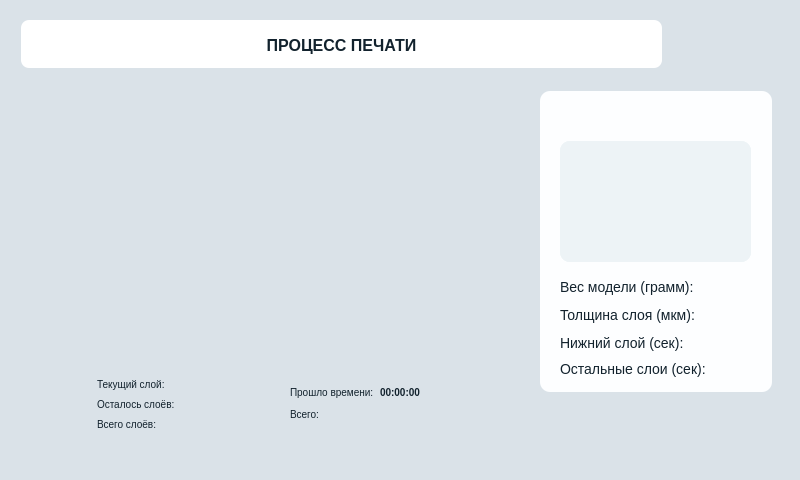
<?xml version="1.0" encoding="UTF-8"?>
<ui version="4.0">
 <class>PrintingWindow</class>
 <widget class="QMainWindow" name="PrintingWindow">
  <property name="geometry">
   <rect>
    <x>0</x>
    <y>0</y>
    <width>800</width>
    <height>480</height>
   </rect>
  </property>
  <property name="windowTitle">
   <string>MainWindow</string>
  </property>
  <property name="styleSheet">
   <string notr="true">background-color: rgb(218, 226, 232);</string>
  </property>
  <widget class="QWidget" name="centralwidget">
   <widget class="QFrame" name="frame">
    <property name="geometry">
     <rect>
      <x>21</x>
      <y>20</y>
      <width>641</width>
      <height>48</height>
     </rect>
    </property>
    <property name="styleSheet">
     <string notr="true">background-color: rgb(255, 255, 255);
border-radius: 8px;</string>
    </property>
    <property name="frameShape">
     <enum>QFrame::StyledPanel</enum>
    </property>
    <property name="frameShadow">
     <enum>QFrame::Raised</enum>
    </property>
    <widget class="QLabel" name="label">
     <property name="geometry">
      <rect>
       <x>0</x>
       <y>5</y>
       <width>641</width>
       <height>41</height>
      </rect>
     </property>
     <property name="styleSheet">
      <string notr="true">color: #12222D;
font-family: 'RF Dewi';
font-style: normal;
font-weight: 700;
font-size: 16px;
line-height: 120%;
text-align: center;</string>
     </property>
     <property name="text">
      <string>ПРОЦЕСС ПЕЧАТИ</string>
     </property>
     <property name="alignment">
      <set>Qt::AlignCenter</set>
     </property>
    </widget>
   </widget>
   <widget class="QLabel" name="label_2">
    <property name="geometry">
     <rect>
      <x>686</x>
      <y>30</y>
      <width>94</width>
      <height>31</height>
     </rect>
    </property>
    <property name="text">
     <string/>
    </property>
    <property name="pixmap">
     <pixmap resource="res.qrc">:/res/img/logo.png</pixmap>
    </property>
    <property name="scaledContents">
     <bool>true</bool>
    </property>
   </widget>
   <widget class="QFrame" name="frame_4">
    <property name="geometry">
     <rect>
      <x>540</x>
      <y>91</y>
      <width>232</width>
      <height>301</height>
     </rect>
    </property>
    <property name="styleSheet">
     <string notr="true">background: #FDFEFF;
border-radius: 10px;</string>
    </property>
    <property name="frameShape">
     <enum>QFrame::StyledPanel</enum>
    </property>
    <property name="frameShadow">
     <enum>QFrame::Raised</enum>
    </property>
    <widget class="QLabel" name="modelNameLabel">
     <property name="geometry">
      <rect>
       <x>10</x>
       <y>14</y>
       <width>211</width>
       <height>20</height>
      </rect>
     </property>
     <property name="styleSheet">
      <string notr="true">color: #12222D;
font-family: 'RF Dewi';
font-style: normal;
font-weight: 700;
font-size: 16px;</string>
     </property>
     <property name="text">
      <string/>
     </property>
     <property name="alignment">
      <set>Qt::AlignCenter</set>
     </property>
    </widget>
    <widget class="QFrame" name="frame_5">
     <property name="geometry">
      <rect>
       <x>20</x>
       <y>50</y>
       <width>191</width>
       <height>121</height>
      </rect>
     </property>
     <property name="styleSheet">
      <string notr="true">background: #EDF3F6;
border-radius: 10px;</string>
     </property>
     <property name="frameShape">
      <enum>QFrame::StyledPanel</enum>
     </property>
     <property name="frameShadow">
      <enum>QFrame::Raised</enum>
     </property>
     <widget class="QLabel" name="imageLabel">
      <property name="geometry">
       <rect>
        <x>0</x>
        <y>0</y>
        <width>191</width>
        <height>121</height>
       </rect>
      </property>
      <property name="text">
       <string/>
      </property>
     </widget>
    </widget>
    <widget class="QLabel" name="label_6">
     <property name="geometry">
      <rect>
       <x>20</x>
       <y>188</y>
       <width>141</width>
       <height>16</height>
      </rect>
     </property>
     <property name="styleSheet">
      <string notr="true">color: #12222D;
font-family: 'RF Dewi';
font-style: normal;
font-size: 14px;</string>
     </property>
     <property name="text">
      <string>Вес модели (грамм):</string>
     </property>
    </widget>
    <widget class="QLabel" name="label_7">
     <property name="geometry">
      <rect>
       <x>20</x>
       <y>216</y>
       <width>141</width>
       <height>16</height>
      </rect>
     </property>
     <property name="styleSheet">
      <string notr="true">color: #12222D;
font-family: 'RF Dewi';
font-style: normal;
font-size: 14px;</string>
     </property>
     <property name="text">
      <string>Толщина слоя (мкм):</string>
     </property>
    </widget>
    <widget class="QLabel" name="label_8">
     <property name="geometry">
      <rect>
       <x>20</x>
       <y>244</y>
       <width>131</width>
       <height>16</height>
      </rect>
     </property>
     <property name="styleSheet">
      <string notr="true">color: #12222D;
font-family: 'RF Dewi';
font-style: normal;
font-size: 14px;</string>
     </property>
     <property name="text">
      <string>Нижний слой (сек):</string>
     </property>
    </widget>
    <widget class="QLabel" name="label_22">
     <property name="geometry">
      <rect>
       <x>20</x>
       <y>270</y>
       <width>151</width>
       <height>16</height>
      </rect>
     </property>
     <property name="styleSheet">
      <string notr="true">color: #12222D;
font-family: 'RF Dewi';
font-style: normal;
font-size: 14px;</string>
     </property>
     <property name="text">
      <string>Остальные слои (сек):</string>
     </property>
    </widget>
    <widget class="QLabel" name="weightLabel">
     <property name="geometry">
      <rect>
       <x>160</x>
       <y>178</y>
       <width>51</width>
       <height>31</height>
      </rect>
     </property>
     <property name="styleSheet">
      <string notr="true">font-family: 'RF Dewi';
font-style: normal;
font-weight: 700;
font-size: 14px;
line-height: 130%;
color: #12222D;</string>
     </property>
     <property name="text">
      <string/>
     </property>
     <property name="alignment">
      <set>Qt::AlignRight|Qt::AlignTrailing|Qt::AlignVCenter</set>
     </property>
    </widget>
    <widget class="QLabel" name="thicknessLabel">
     <property name="geometry">
      <rect>
       <x>160</x>
       <y>206</y>
       <width>51</width>
       <height>31</height>
      </rect>
     </property>
     <property name="styleSheet">
      <string notr="true">font-family: 'RF Dewi';
font-style: normal;
font-weight: 700;
font-size: 14px;
line-height: 130%;
color: #12222D;</string>
     </property>
     <property name="text">
      <string/>
     </property>
     <property name="alignment">
      <set>Qt::AlignRight|Qt::AlignTrailing|Qt::AlignVCenter</set>
     </property>
    </widget>
    <widget class="QLabel" name="bottomLabel">
     <property name="geometry">
      <rect>
       <x>160</x>
       <y>234</y>
       <width>51</width>
       <height>31</height>
      </rect>
     </property>
     <property name="styleSheet">
      <string notr="true">font-family: 'RF Dewi';
font-style: normal;
font-weight: 700;
font-size: 14px;
line-height: 130%;
color: #12222D;</string>
     </property>
     <property name="text">
      <string/>
     </property>
     <property name="alignment">
      <set>Qt::AlignRight|Qt::AlignTrailing|Qt::AlignVCenter</set>
     </property>
    </widget>
    <widget class="QLabel" name="otherLabel">
     <property name="geometry">
      <rect>
       <x>170</x>
       <y>261</y>
       <width>41</width>
       <height>31</height>
      </rect>
     </property>
     <property name="styleSheet">
      <string notr="true">font-family: 'RF Dewi';
font-style: normal;
font-weight: 700;
font-size: 14px;
line-height: 130%;
color: #12222D;</string>
     </property>
     <property name="text">
      <string/>
     </property>
     <property name="alignment">
      <set>Qt::AlignRight|Qt::AlignTrailing|Qt::AlignVCenter</set>
     </property>
    </widget>
    <zorder>modelNameLabel</zorder>
    <zorder>frame_5</zorder>
    <zorder>label_7</zorder>
    <zorder>label_8</zorder>
    <zorder>label_22</zorder>
    <zorder>label_6</zorder>
    <zorder>weightLabel</zorder>
    <zorder>thicknessLabel</zorder>
    <zorder>bottomLabel</zorder>
    <zorder>otherLabel</zorder>
   </widget>
   <widget class="QLabel" name="label_3">
    <property name="geometry">
     <rect>
      <x>540</x>
      <y>400</y>
      <width>232</width>
      <height>61</height>
     </rect>
    </property>
    <property name="text">
     <string/>
    </property>
    <property name="pixmap">
     <pixmap resource="res.qrc">:/res/img/stop_printing.png</pixmap>
    </property>
   </widget>
   <widget class="QLabel" name="label_4">
    <property name="geometry">
     <rect>
      <x>0</x>
      <y>80</y>
      <width>531</width>
      <height>401</height>
     </rect>
    </property>
    <property name="text">
     <string/>
    </property>
    <property name="pixmap">
     <pixmap resource="res.qrc">:/res/img/printingProccess.png</pixmap>
    </property>
   </widget>
   <widget class="QLabel" name="label_9">
    <property name="geometry">
     <rect>
      <x>97</x>
      <y>376</y>
      <width>101</width>
      <height>16</height>
     </rect>
    </property>
    <property name="styleSheet">
     <string notr="true">color: #12222D;
font-family: 'RF Dewi';
font-style: normal;
font-size: 10px;
background-color: rgba(255, 255, 255, 0);</string>
    </property>
    <property name="text">
     <string>Текущий слой:</string>
    </property>
   </widget>
   <widget class="QLabel" name="label_10">
    <property name="geometry">
     <rect>
      <x>97</x>
      <y>396</y>
      <width>101</width>
      <height>16</height>
     </rect>
    </property>
    <property name="styleSheet">
     <string notr="true">color: #12222D;
font-family: 'RF Dewi';
font-style: normal;
font-size: 10px;
background-color: rgba(255, 255, 255, 0);</string>
    </property>
    <property name="text">
     <string>Осталось слоёв:</string>
    </property>
   </widget>
   <widget class="QLabel" name="label_11">
    <property name="geometry">
     <rect>
      <x>97</x>
      <y>416</y>
      <width>101</width>
      <height>16</height>
     </rect>
    </property>
    <property name="styleSheet">
     <string notr="true">color: #12222D;
font-family: 'RF Dewi';
font-style: normal;
font-size: 10px;
background-color: rgba(255, 255, 255, 0);</string>
    </property>
    <property name="text">
     <string>Всего слоёв:</string>
    </property>
   </widget>
   <widget class="QLabel" name="label_12">
    <property name="geometry">
     <rect>
      <x>290</x>
      <y>406</y>
      <width>101</width>
      <height>16</height>
     </rect>
    </property>
    <property name="styleSheet">
     <string notr="true">color: #12222D;
font-family: 'RF Dewi';
font-style: normal;
font-size: 10px;
background-color: rgba(255, 255, 255, 0);</string>
    </property>
    <property name="text">
     <string>Всего:</string>
    </property>
   </widget>
   <widget class="QLabel" name="label_13">
    <property name="geometry">
     <rect>
      <x>290</x>
      <y>384</y>
      <width>101</width>
      <height>16</height>
     </rect>
    </property>
    <property name="styleSheet">
     <string notr="true">color: #12222D;
font-family: 'RF Dewi';
font-style: normal;
font-size: 10px;
background-color: rgba(255, 255, 255, 0);</string>
    </property>
    <property name="text">
     <string>Прошло времени:</string>
    </property>
   </widget>
   <widget class="QLabel" name="currentLayer">
    <property name="geometry">
     <rect>
      <x>174</x>
      <y>376</y>
      <width>51</width>
      <height>16</height>
     </rect>
    </property>
    <property name="styleSheet">
     <string notr="true">color: #12222D;
font-family: 'RF Dewi';
font-style: normal;
font-weight: 700;
font-size: 10px;
background-color: rgba(255, 255, 255, 0);</string>
    </property>
    <property name="text">
     <string/>
    </property>
   </widget>
   <widget class="QLabel" name="remainedLayers">
    <property name="geometry">
     <rect>
      <x>180</x>
      <y>396</y>
      <width>41</width>
      <height>16</height>
     </rect>
    </property>
    <property name="styleSheet">
     <string notr="true">color: #12222D;
font-family: 'RF Dewi';
font-style: normal;
font-weight: 700;
font-size: 10px;
background-color: rgba(255, 255, 255, 0);</string>
    </property>
    <property name="text">
     <string/>
    </property>
   </widget>
   <widget class="QLabel" name="allLayers">
    <property name="geometry">
     <rect>
      <x>160</x>
      <y>416</y>
      <width>61</width>
      <height>16</height>
     </rect>
    </property>
    <property name="styleSheet">
     <string notr="true">color: #12222D;
font-family: 'RF Dewi';
font-style: normal;
font-weight: 700;
font-size: 10px;
background-color: rgba(255, 255, 255, 0);</string>
    </property>
    <property name="text">
     <string/>
    </property>
   </widget>
   <widget class="QLabel" name="allTime">
    <property name="geometry">
     <rect>
      <x>324</x>
      <y>406</y>
      <width>151</width>
      <height>16</height>
     </rect>
    </property>
    <property name="styleSheet">
     <string notr="true">color: #12222D;
font-family: 'RF Dewi';
font-style: normal;
font-weight: 700;
font-size: 10px;
background-color: rgba(255, 255, 255, 0);</string>
    </property>
    <property name="text">
     <string/>
    </property>
   </widget>
   <widget class="QLabel" name="passedTime">
    <property name="geometry">
     <rect>
      <x>380</x>
      <y>384</y>
      <width>101</width>
      <height>16</height>
     </rect>
    </property>
    <property name="styleSheet">
     <string notr="true">color: #12222D;
font-family: 'RF Dewi';
font-style: normal;
font-weight: 700;
font-size: 10px;
background-color: rgba(255, 255, 255, 0);</string>
    </property>
    <property name="text">
     <string>00:00:00</string>
    </property>
   </widget>
   <widget class="QLabel" name="layerLabel">
    <property name="geometry">
     <rect>
      <x>28</x>
      <y>100</y>
      <width>481</width>
      <height>261</height>
     </rect>
    </property>
    <property name="styleSheet">
     <string notr="true">background-color: rgba(255, 255, 255, 0);</string>
    </property>
    <property name="text">
     <string/>
    </property>
    <property name="alignment">
     <set>Qt::AlignCenter</set>
    </property>
   </widget>
   <widget class="QPushButton" name="pauseButton">
    <property name="geometry">
     <rect>
      <x>530</x>
      <y>400</y>
      <width>261</width>
      <height>71</height>
     </rect>
    </property>
    <property name="focusPolicy">
     <enum>Qt::NoFocus</enum>
    </property>
    <property name="styleSheet">
     <string notr="true">background-color: transparent;
border : 0;</string>
    </property>
    <property name="text">
     <string/>
    </property>
   </widget>
  </widget>
 </widget>
 <resources>
  <include location="res.qrc"/>
 </resources>
 <connections/>
</ui>
